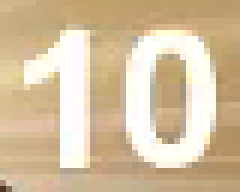
#> input picture digit_images/10.png, 40 x 32 px, given in place of 0.png, which was not available (shown 6 times larger)
$ python DigitRecognizer.py
#> lines starting #> are read from the running program, lines starting #| are printed output that depends on the picture; after the words box and inside, x2 and y2 are one past the last pixel; in counts of white or black regions, pixels touching at a corner belong together; pictures that were not available may be replaced by others from this repository, and a replacement may not be noted
import PIL.ImageOps
import numpy as np
import pyocr
import pyocr.builders
from PIL import Image
from scipy.signal import correlate2d


def process(img):
    img = PIL.ImageOps.invert(img).convert('L')
    data = np.array(img)
    wb = data[...] > 20
    wb = wb.astype(np.uint8) * 255
    img = Image.fromarray(wb.astype(np.uint8))
    return img


static_digits_map = {}

for i in range(16):
    curr_fixed_img = Image.open('digit_images/' + str(i) + '.png')
#> curr_fixed_img is the input picture: PIL image 40x32 RGB; mean R, G, B 213.7, 192.6, 160.6
    curr_processed_fixed_img = process(curr_fixed_img)
#> in process, `img = PIL.ImageOps.invert(img).convert('L')`:
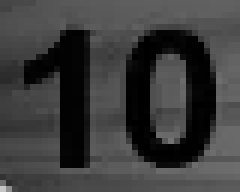
#> img: PIL image 40x32 L (shown 6 times larger); min 0, max 197, mean 59.8
#> in process, `wb = data[...] > 20`:
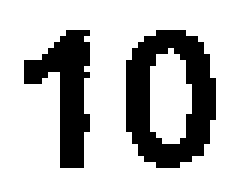
#> wb: shape (32, 40) bool (shown 6 times larger); 74.9% white; 2 black regions, box (x1, y1, x2, y2) and area: (21, 5, 36, 28) 196, (4, 5, 15, 28) 125
    static_digits_map[str(i)] = curr_processed_fixed_img
#> pass 2 of the loop `for i in range(16):`:
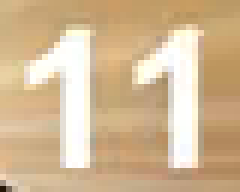
#> input picture digit_images/11.png, 40 x 32 px, given in place of 1.png, which was not available (shown 6 times larger)
#> curr_fixed_img is the input picture: PIL image 40x32 RGB; mean R, G, B 210.9, 184.7, 149
#> in process (call 2), `img = PIL.ImageOps.invert(img).convert('L')`:
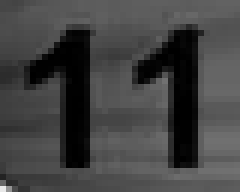
#> img: PIL image 40x32 L (shown 6 times larger); min 0, max 232, mean 66.5
#> in process (call 2), `wb = data[...] > 20`:
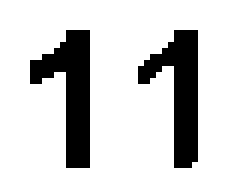
#> wb: shape (32, 40) bool (shown 6 times larger); 82.1% white; 2 black regions, box (x1, y1, x2, y2) and area: (5, 5, 15, 28) 117, (23, 5, 33, 28) 112
#> (the run stopped early here; a loop or call above may not have finished)
